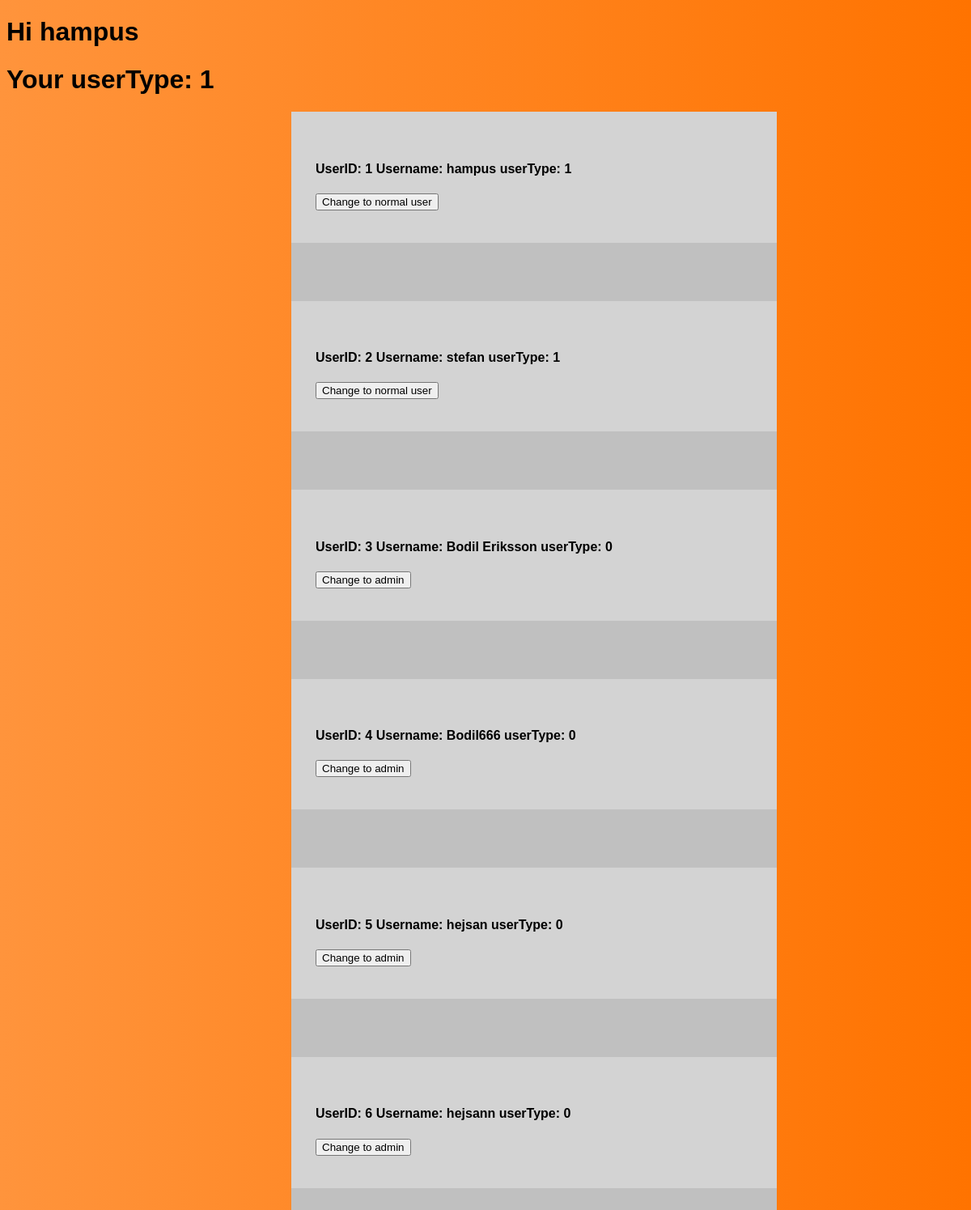
The app's page /adminPage.php (signed in), older data.
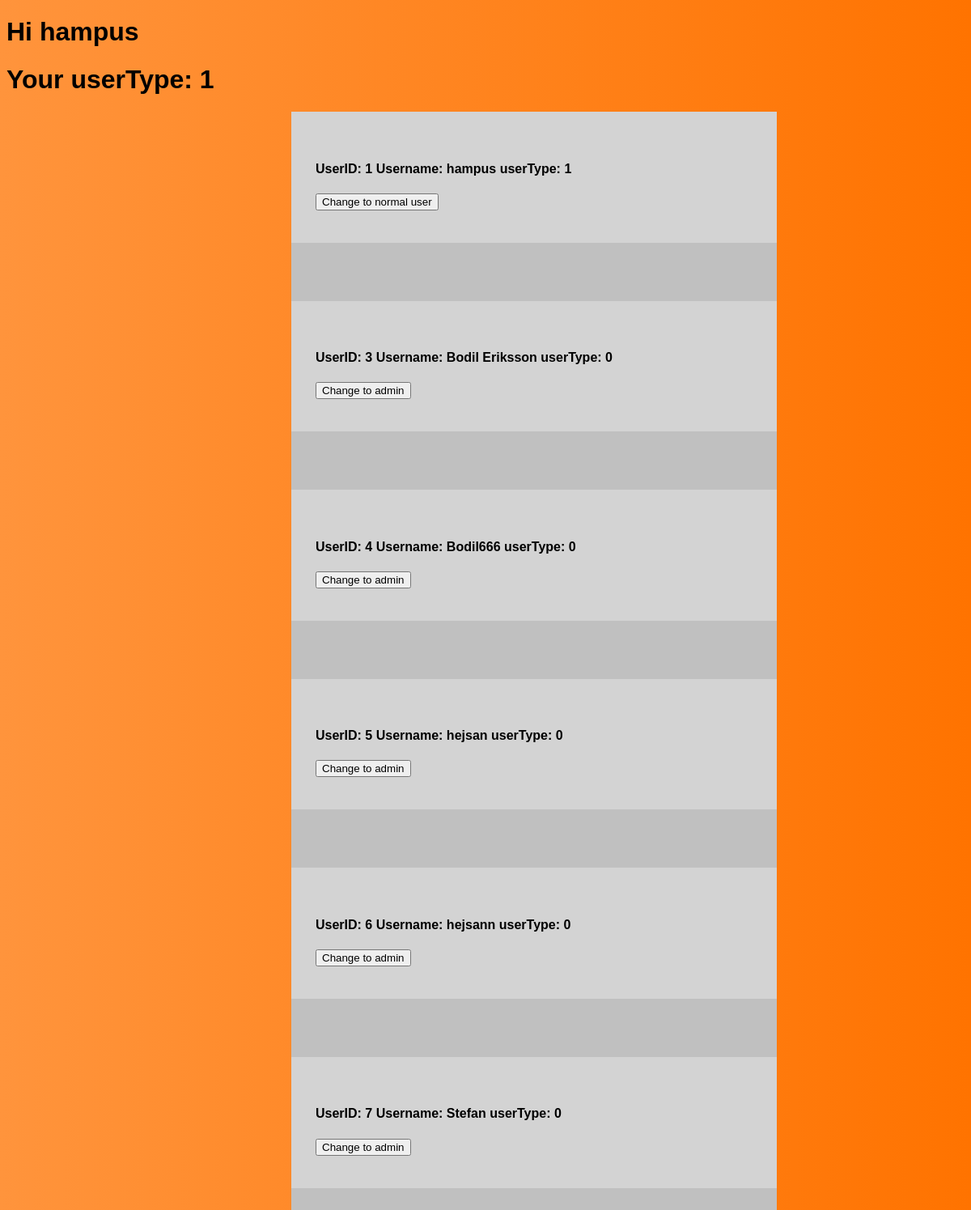
The same page, newer data.
### tables this page shows
CREATE TABLE "User" (
	"userID"	INTEGER,
	"username"	TEXT,
	"email"	TEXT,
	"passwordhash"	TEXT,
	"salt"	TEXT,
	"userType"	INTEGER,
	PRIMARY KEY("userID" AUTOINCREMENT)
);

### db/dbUser.php (the view, shortened to what this page needs)
<?php
function ShowUsers() {
    $db = new SQLite3("db/database.db");
$result = $db->query("SELECT userID, username, userType FROM 'User' ORDER BY userID");
while ($row = $result->fetchArray())
{
    echo "<div class='textDiv'>";
    echo "<h4>" . "  UserID: " . $row['userID'] . "  Username: " . $row['username'] . "  userType: " . $row['userType'] . "</h4>" ;
    echo "<form action='db/changeUserType.php' method='post'>";
    if($row['userType'] == 1) {
        echo "<button name='changeToUser-userID' type='submit' value=" . $row['userID'] . ">Change to normal user </button> ";
    }
    else {
        echo "<button name='changeToAdmin-userID' type='submit' value=" . $row['userID'] . ">Change to admin </button> ";
    }
    echo "</form>";
    echo "</div>";
    echo "<br><br><br><br>";
}
}
?>

### adminPage.php (shortened to what this page needs)
<!DOCTYPE html>
<html>
<head>
    <link rel="stylesheet" href="./css/style.css">
</head>
<body>
    <h1> Hi <?php echo $_SESSION['username']; ?> </h1>
    <h1> Your userType: <?php echo $_SESSION['userType']; ?> </h1>
    <?php
    include "db/showUsers.php";
    ?>
</body>
</html>

### db/showUsers.php
<?php
include "dbUser.php";
echo "<div class='showDiv'>";
ShowUsers();
echo "</div>";
?>

### css/style.css (style rules this page uses)
body { background-image: linear-gradient(to right, rgb(255, 148, 60), rgb(255, 115, 0)); font-family: Verdana, Geneva, Tahoma, sans-serif; }
*, *::before, *::after { box-sizing: border-box; }
.showDiv { background-color: rgb(192, 192, 192); width: 600px; position: sticky; left: 30%; }
.textDiv { background-color: lightgrey; width: 600px; padding: 40px 30px; position: sticky; left: 30%; }

Row changes from the older to the newer data that the page shows:
removed user: userID "2", username "stefan", userType "1"
added user: userID "7", username "Stefan", userType "0"
